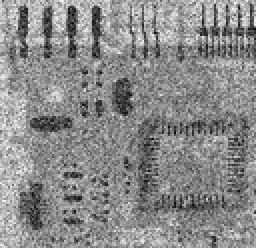
%> input picture lab06/resources/plytkaSzumImp.bmp, 128 x 124 px, shrunk from 455 x 440 before the run (shown 2 times larger)
$ octave zadanie_domowe.m   (GNU Octave 9; MATLAB toolbox functions it lacks are replaced by stand-ins)
%> lines starting %> are read from the running program, lines starting %| are printed output that depends on the picture; in (x1, y1, x2, y2) boxes, pixels count from 0 and x2, y2 are one past the last pixel; in counts of white or black regions, pixels touching at a corner belong together; the program's own positions count from 1
close all;
clearvars;
clc;

image = imread('resources/plytkaSzumImp.bmp');
%> image is the input picture: size 124x128 uint8; min 0, max 251, mean 138.1
image_mediana = medfilt2(image,[7 7]);
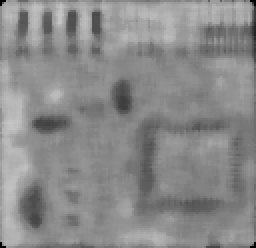
%> image_mediana: size 124x128 uint8 (shown 2 times larger); min 0, max 197, mean 137.7

kopia = image;

[X,Y] = size(image);
%> X = 124; Y = 128

for x = 4:(X-4)
    for y = 4:(Y-4)
        flaga = 0;
        zxy = image(x,y);

        Smax = 1;
        a = 0;
        for n = (x-Smax):(x+Smax),
            a = a+1;
            b = 0;
            for m = (y-Smax) : (y+Smax),
                b = b+1;
                Macierz(a,b) = image(n,m);
            end;
        end;
        W = Macierz(:);
        zmin = min(W);
        zmax = max(W);
        zmed = median(W);

        if ((zmin < zmed) && (zmed < zmax))
            flaga = 1;
            if((zmin < zxy) && (zxy < zmax))
                kopia(x,y) = zxy;
            else
                kopia(x,y) = zmed;
            end
        else
            Smax = 2;
            a = 0;
        for n = (x-Smax) : (x+Smax),
            a = a+1;
            b = 0;
            for m = (y-Smax):(y+Smax),
                b = b+1;
                Macierz(a,b) = image(n,m);
            end;
        end;
        W = Macierz(:);
        zmin = min(W);
        zmax = max(W);
        zmed = median(W);  %5x5
        end;


        if ((zmin < zmed) && (zmed < zmax) && (flaga == 0))
            flaga = 1;
            if((zmin < zxy) && (zxy < zmax))
                kopia(x,y) = zxy;
            else
                kopia(x,y) = zmed;
            end
        else
            Smax = 3;
            a = 0;
        for n = (x-Smax):(x+Smax),
            a = a+1;
            b = 0;
            for m = (y-Smax):(y+Smax),
                b = b+1;
                Macierz(a,b) = image(n,m);
            end;
        end;

        W = Macierz(:);
        zmin = min(W);
        zmax = max(W);
        zmed = median(W);  %7x7
    end;


    if ((zmin<zmed) && (zmed<zmax) && (flaga==0))
        flaga=1;
               if((zmin < zxy) && (zxy < zmax))
                   kopia(x,y) = zxy;
               else
                   kopia(x,y) = zmed;
               end;
    elseif(flaga==0)
        kopia(x,y) = zmed;
    end;

    end;
end;
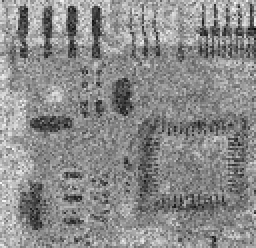
%> kopia: size 124x128 uint8 (shown 2 times larger); 4.01% of pixels changed, all inside (x1, y1, x2, y2) = (3, 3, 124, 120)
%> after the loop, Macierz = [103 101 139 198 173 110 160; 145 157 151 184 201 152 103; 180 157 161 167 199 147 142; 153 97 129 145 158 156 131; 127 98 139 146 157 137 127; 152 111 107 130 157 88 151; 146 157 142 148 155 156 139]


%% wyswietlenie wynikow

subplot(1,3,1); imshow(image); title('Obraz oryginalny');
subplot(1,3,2); imshow(image_mediana); title('Obraz przefiltrowany filtrem medianowym');
subplot(1,3,3); imshow(kopia); title('Obraz przefiltrowany filtrem adaptacyjnym');

$ run again, with lab06/resources/jet.bmp copied over lab06/resources/plytkaSzumImp.bmp
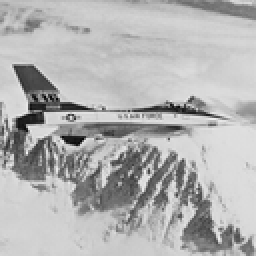
%> input picture lab06/resources/jet.bmp, 128 x 128 px, shrunk from 512 x 512 before the run (shown 2 times larger)
%> image is the input picture: size 128x128 uint8; min 4, max 242, mean 178
%> `image_mediana = medfilt2(image,[7 7]);`:
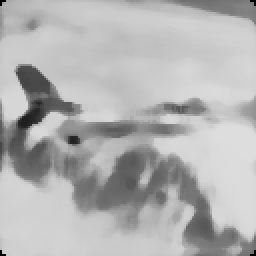
%> image_mediana: size 128x128 uint8 (shown 2 times larger); min 0, max 222, mean 178.4
%> after the loop `for x = 4:(X-4)`:
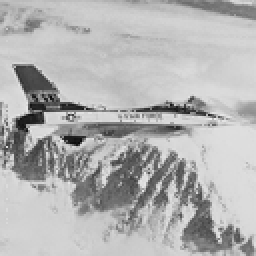
%> kopia: size 128x128 uint8 (shown 2 times larger); 4.3% of pixels changed, all inside (x1, y1, x2, y2) = (3, 3, 124, 124)
%> after the loop `for x = 4:(X-4)`: Macierz = [117 144 196 200 109 122 201; 147 202 190 131 106 115 195; 179 145 113 111 109 115 178; 123 108 113 115 119 105 127; 129 116 114 122 128 112 123; 182 111 107 124 117 115 117; 199 179 153 122 119 127 145]
